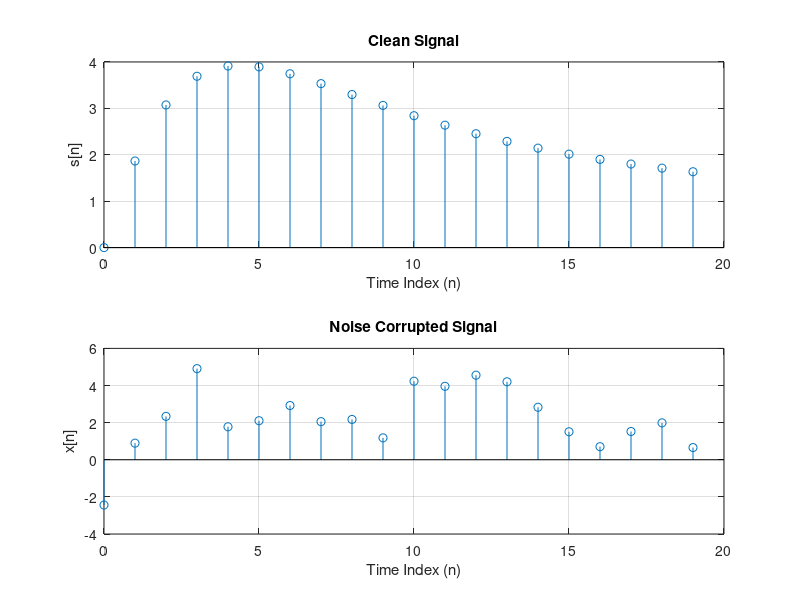
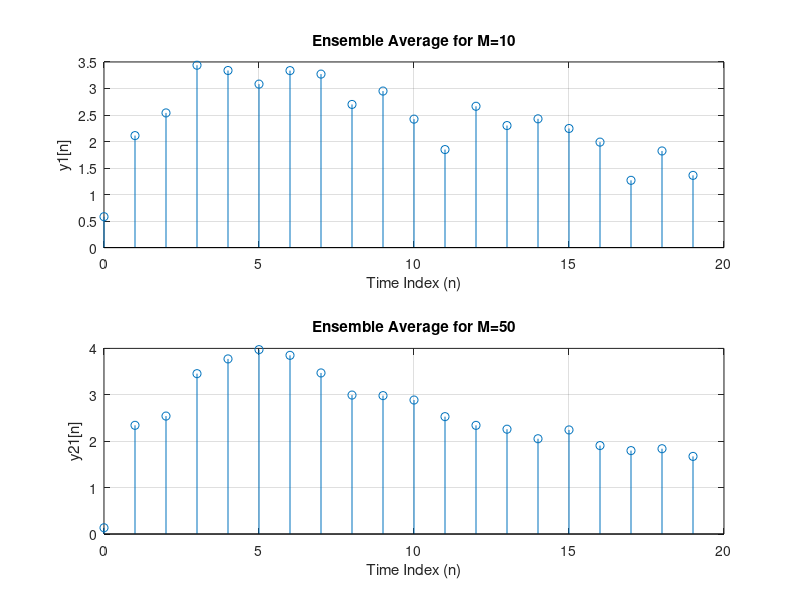

These figures' MATLAB source, in order:
% LAB 2 A
% Chirantan Ganguly (420)
% Amitrakshar Sanyal (422)
% ================================
len=20;
n=0:len-1;
% Clean signal and Noisy signal plot
s=(2*n).^(0.9.^n);
w=-0.5+rand(1,len);
x=s+5*w;
figure(1)
subplot(2,1,1);
stem(n,s)
grid;
ylabel('s[n]');
xlabel('Time Index (n)');
title('Clean Signal');
subplot(2,1,2);
stem(n,x)
grid;
ylabel('x[n]');
xlabel('Time Index (n)');
title('Noise Corrupted Signal');
% ================================
%Ensemble Average Filter
y1=0;
y2=0;
M1=10;
M2=50;
for i=1:max(M1,M2);
    w2=5*(rand(1,len)-0.5);
    x=s+w2;
    if(i<M1)
        y1=y1+x;
    end
    y2=y2+x;
end
y1=y1/M1;
y2=y2/M2;
figure(2);
subplot(2,1,1);
stem(n,y1);
grid;
ylabel('y1[n]');
xlabel('Time Index (n)');
title('Ensemble Average for M=10');
subplot(2,1,2);
stem(n,y2);
grid;
ylabel('y21[n]');
xlabel('Time Index (n)');
title('Ensemble Average for M=50');
       
